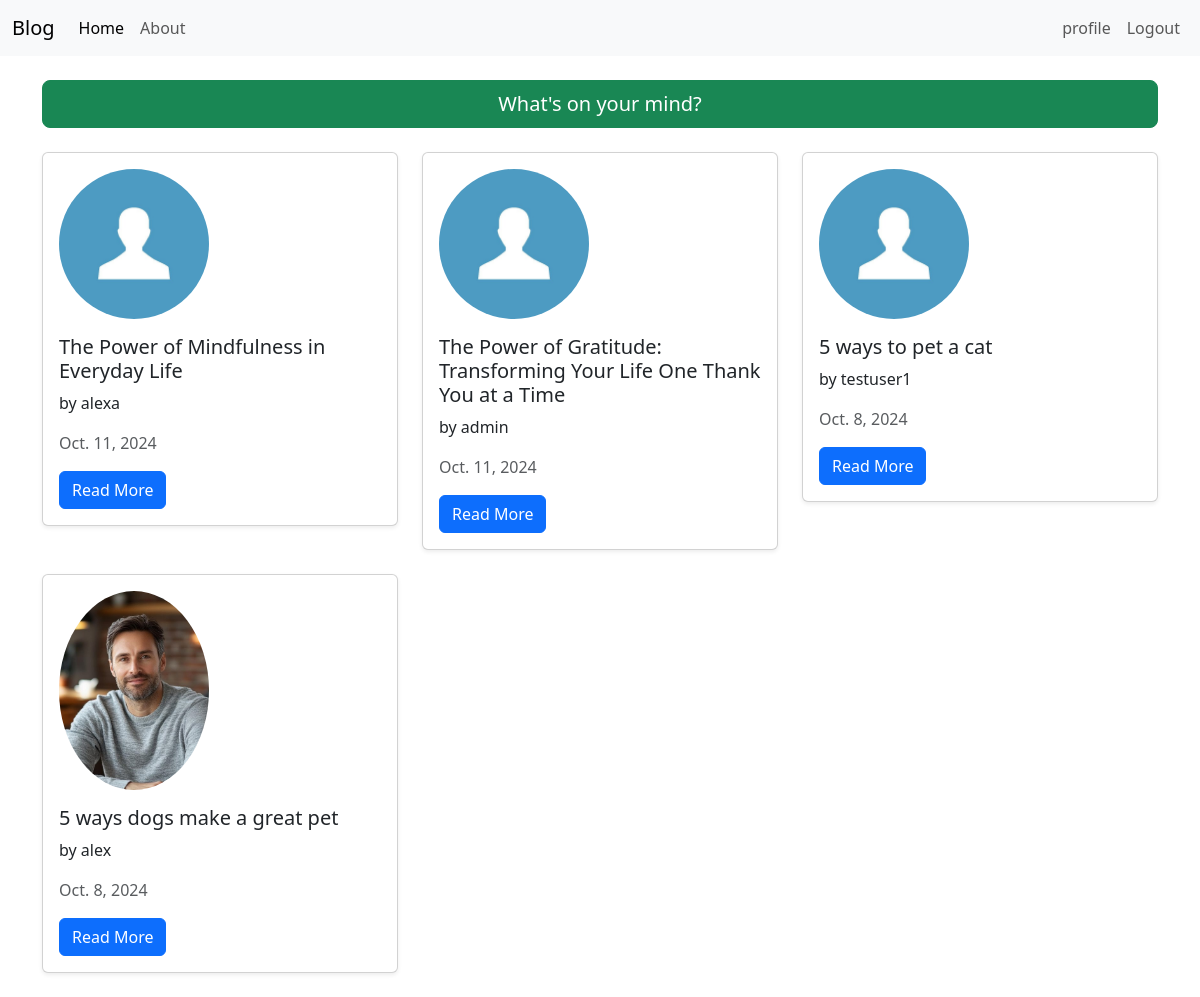
The app's page / (signed in) with its own data.
### blogmain/models.py (models this page shows, shortened)
class blogs(models.Model):
    user = models.ForeignKey(User, on_delete=models.CASCADE, null=True)
    title = models.CharField(max_length= 100)
    post = models.TextField()
    date_created = models.DateField(auto_now_add=True)

### user/models.py (models this page shows, shortened)
class profile(models.Model):
    user = models.OneToOneField(User, on_delete=models.CASCADE)
    image = models.ImageField(default="default.jpg", upload_to='profile_pics')

### blogmain/views.py (the view)
# urls.py: path('', blogList.as_view(), name = "home"),
class blogList(ListView):
    model = blogs
    template_name = "blogmain/home.html"
    context_object_name = 'post'
    ordering = ["-date_created"]

### blogmain/templates/blogmain/home.html (shortened to what this page needs)
{% extends "blogmain/base.html" %}
{% block content %}
<div class="container mt-4">
    <div class="mb-4">
        <a href="{% url 'createpost'%}" class="btn btn-success btn-lg" style="width: 100%;">
            What's on your mind?
        </a>
    </div>
    <div class="row">
        {% for p in post %}
        <div class="col-md-4 mb-4">
            <div class="card shadow-sm">
                <div class="card-body">
                    <img src="{{ p.user.profile.image.url }}" alt="Profile Picture" class="rounded-circle img-fluid mb-3" style="width: 150px;">
                    <h5 class="card-title">{{ p.title }}</h5>
                    <p class="card-text">by {{ p.user.username }}</p>
                    <p class="card-text text-muted">{{ p.date_created }}</p>
                    <a href="{% url 'detail' p.id %}" class="btn btn-primary">Read More</a>
                </div>
            </div>
        </div>
        {% endfor %}
    </div>
</div>
{% endblock %}

### records on screen
blogs: user.profile.image (placeholder picture), title "The Power of Mindfulness in Everyday Life", user.username "alexa", date_created "Oct. 11, 2024"
blogs: user.profile.image (placeholder picture), title "The Power of Gratitude: Transforming Your Life One Thank You at a Time", user.username "admin", date_created "Oct. 11, 2024"
blogs: user.profile.image (placeholder picture), title "5 ways to pet a cat", user.username "testuser1", date_created "Oct. 8, 2024"
blogs: user.profile.image (placeholder picture), title "5 ways dogs make a great pet", user.username "alex", date_created "Oct. 8, 2024"
